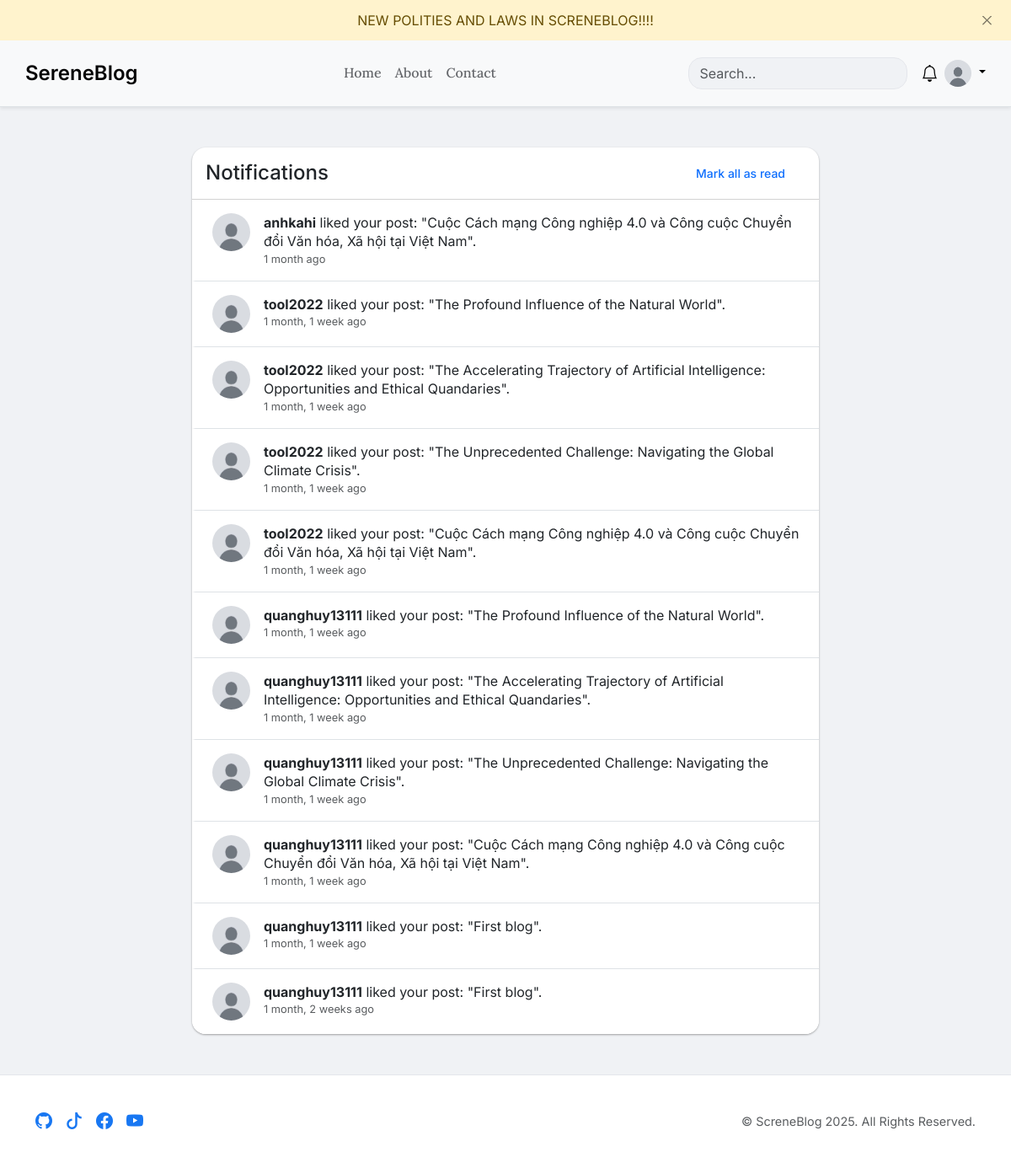
The app's page /notifications/ (signed in) with its own data.
### blog/models.py (models this page shows, shortened)
class Announcement(models.Model):
    LEVEL_CHOICES = [
        ('info', 'Info'),
        ('success', 'Success'),
        ('warning', 'Warning'),
        ('danger', 'Danger'),
    ]
    content = models.TextField(help_text="Nội dung của thông báo. Có thể sử dụng HTML.")
    level = models.CharField(max_length=10, choices=LEVEL_CHOICES, default='info', help_text="Kiểu thông báo (ảnh hưởng đến màu sắc).")
    link = models.URLField(blank=True, null=True, help_text="(Tùy chọn) Một liên kết mà người dùng có thể nhấp vào.")
    is_active = models.BooleanField(default=True, help_text="Chỉ những thông báo được kích hoạt mới được hiển thị.")
    created_at = models.DateTimeField(auto_now_add=True)
    class Meta:
        ordering = ['-created_at']

class Profile(models.Model):
    user = models.OneToOneField(User, on_delete=models.CASCADE, related_name='profile')
    bio = models.TextField(max_length=500, blank=True)
    avatar = models.ImageField(default='profile_pics/default.jpg', upload_to='profile_pics')
    avatar_thumbnail = ImageSpecField(source='avatar',
                                      processors=[ResizeToFill(150, 150)],
                                      format='JPEG',
                                      options={'quality': 90})

class Notification(models.Model):
    recipient = models.ForeignKey(settings.AUTH_USER_MODEL, on_delete=models.CASCADE, related_name='notifications')
    sender = models.ForeignKey(settings.AUTH_USER_MODEL, on_delete=models.CASCADE, related_name='sent_notifications')
    post = models.ForeignKey(Post, on_delete=models.CASCADE, null=True, blank=True, related_name='+') # Thông báo liên quan đến bài viết (like, etc.)
    comment = models.ForeignKey(Comment, on_delete=models.CASCADE, null=True, blank=True, related_name='+') # Bình luận trả lời
    verb = models.CharField(max_length=255)
    read = models.BooleanField(default=False)
    timestamp = models.DateTimeField(auto_now_add=True)
    class Meta:
        ordering = ('-timestamp',)

### blog/views.py (the view)
# urls.py: path('notifications/', views.notification_list, name='notification_list'),
@login_required
def notification_list(request):
    notifications = Notification.objects.filter(recipient=request.user).select_related('sender', 'comment__post')
    notifications.update(read=True)
    return render(request, 'blog/notifications.html', {'notifications': notifications})

### blog/context_processors.py (called while the page is built)
def notifications(request):
    if request.user.is_authenticated:
        all_notifications = Notification.objects.filter(recipient=request.user)\
                                                .select_related('sender', 'post', 'comment__post')\
                                                .order_by('-timestamp')
        unread_count = all_notifications.filter(read=False).count()
        latest_notifications_list = all_notifications[:5]
        return {
            'unread_notifications_count': unread_count,
            'latest_notifications': latest_notifications_list,
        }
    return {}

def active_announcement(request):
    announcement = Announcement.objects.filter(is_active=True).first()
    if announcement:
        dismissed_key = f'dismissed_announcement_{announcement.id}'
        if not request.session.get(dismissed_key, False):
            return {'active_announcement': announcement}
    return {}

### blog/templates/blog/notifications.html (shortened to what this page needs)
{% extends 'base.html' %}
{% load static %}
{% block content %}
<div class="col-lg-8 offset-lg-2">
    <div class="card">
        <div class="card-header bg-transparent d-flex justify-content-between align-items-center">
            <h2 class="h4 mb-0">Notifications</h2>
            <div class="card-header-actions">
                <button id="mark-all-read" class="btn btn-link btn-sm">Mark all as read</button>
            </div>
        </div>
        <div class="card-body p-0">
            <div class="list-group list-group-flush notification-list">
                {% for notification in notifications %}
                    {% if notification.comment and notification.comment.post or notification.post and not notification.comment %}
                        <div class="list-group-item {% if not notification.read %}unread{% endif %}" data-notification-id="{{ notification.id }}">
                            <div class="d-flex align-items-start">
                                <a href="{% url 'blog:public_user_profile' notification.sender.username %}">
                                    {% if notification.sender.profile.avatar_thumbnail %}
                                        <img src="{{ notification.sender.profile.avatar_thumbnail.url }}" alt="{{ notification.sender.username }}" class="rounded-circle notification-avatar me-3">
                                    {% endif %}
                                </a>
                                <div class="flex-grow-1">
                                    <div class="notification-body">
                                        <a href="{% if notification.comment %}{% url 'blog:post_detail' notification.comment.post.slug %}?comment_id={{ notification.comment.id }}#comment-{{ notification.comment.id }}{% else %}{% url 'blog:post_detail' notification.post.slug %}{% endif %}" class="text-decoration-none text-body">
                                            <strong>{{ notification.sender.username }}</strong> {{ notification.verb }}.
                                        </a>
                                    </div>
                                    <div class="notification-timestamp">{{ notification.timestamp|timesince }} ago</div>
                                </div>
                            </div>
                        </div>
                    {% endif %}
                {% empty %}
                    <div class="text-center p-5">
                        <img src="{% static 'blog/images/no-notifications.svg' %}" alt="No notifications" height="120" class="mb-3">
                        <h5 class="text-muted">All caught up!</h5>
                        <p class="text-muted">You have no new notifications.</p>
                    </div>
                {% endfor %}
            </div>
        </div>
    </div>
</div>
{% endblock %}

### blog/templates/base.html (shortened to what this page needs)
{% load static %}
{% load compress %}
<!DOCTYPE html>
<html lang="en">
<head>
    <link href="https://cdn.jsdelivr.net/npm/bootstrap@5.3.3/dist/css/bootstrap.min.css" rel="stylesheet">
    <link rel="stylesheet" href="https://cdn.jsdelivr.net/npm/bootstrap-icons@1.11.3/font/bootstrap-icons.min.css">
    {% compress css %}
        <link rel="stylesheet" href="{% static 'blog/css/style.css' %}">
    {% endcompress %}
</head>
<body>
    {% if active_announcement %}
    <div id="announcement-bar" class="alert alert-{{ active_announcement.level }} rounded-0 border-0 mb-0 text-center" role="alert" data-announcement-id="{{ active_announcement.id }}">
        <div class="container">
            {{ active_announcement.content|safe }}
            <button type="button" class="btn-close" aria-label="Close" id="close-announcement-btn"></button>
        </div>
    </div>
    {% endif %}
    {% block header %}
    <header class="sticky-top py-2 bg-body-tertiary border-bottom shadow-sm">
        <nav class="container navbar navbar-expand-lg align-items-center">
            <a class="navbar-brand" href="{% url 'blog:home' %}">SereneBlog</a>
            <div class="collapse navbar-collapse" id="navbarNav">
                <ul class="navbar-nav mx-auto mb-2 mb-lg-0">
                    <li class="nav-item"><a class="nav-link px-2" href="{% url 'blog:home' %}">Home</a></li>
                    <li class="nav-item"><a class="nav-link px-2" href="{% url 'blog:about' %}">About</a></li>
                    <li class="nav-item"><a class="nav-link px-2" href="{% url 'blog:contact' %}">Contact</a></li>
                </ul>
                <form class="d-flex me-3 position-relative" role="search" method="get" action="{% url 'blog:search' %}">
                    <input id="liveSearchInput" class="form-control" type="search" name="q" placeholder="Search..." aria-label="Search">
                </form>
                {% if user.is_authenticated %}
                <div class="dropdown text-end me-2">
                    <a href="#" class="d-block link-body-emphasis text-decoration-none" data-bs-toggle="dropdown" aria-expanded="false" aria-label="Notifications">
                        <i class="bi bi-bell fs-5"></i>
                    </a>
                </div>
                {% endif %}
                 <div class="d-flex align-items-center">
                    <div class="dropdown text-end">
                        {% if user.is_authenticated and user.profile.avatar %}
                        <a href="#" class="d-block link-body-emphasis text-decoration-none dropdown-toggle" data-bs-toggle="dropdown" aria-expanded="false" aria-label="User menu">
                            <img src="{{ user.profile.avatar_thumbnail.url }}" alt="{{ user.username }}'s avatar" width="32" height="32" class="rounded-circle">
                        </a>
                        {% endif %}
                    </div>
                </div>
            </div>
        </nav>
    </header>
    {% endblock %}
    {% block main_content %}
        <main class="container my-5">
            <div class="content-wrapper">
                {% block content %}{% endblock %}
            </div>
        </main>
    {% endblock main_content %}
    {% block footer %}
    <div class="toast-container position-fixed bottom-0 end-0 p-3">
    </div>
    {% include 'blog/_footer.html' %}
    {% endblock %}
</body>
</html>

### static/blog/css/style.css (style rules this page uses)
:root { --font-sans-serif: 'Inter', -apple-system, BlinkMacSystemFont, "Segoe UI", Roboto, "Helvetica Neue", Arial, sans-serif; --font-serif: 'Lora', Georgia, serif; --bg-color-light: #f0f2f5; --secondary-bg-color-light: #ffffff; --text-color-light: #050505; --secondary-text-color-light: #65676b; --border-color-light: #e4e6eb; --accent-color-light: #1877f2; --accent-color-hover-light: #166fe5; --shadow-light: 0 1px 3px rgba(0, 0, 0, 0.12), 0 1px 2px rgba(0, 0, 0, 0.24); --bg-color-dark: #18191a; --secondary-bg-color-dark: #242526; --text-color-dark: #f5f5f7; --secondary-text-color-dark: #b0b3b8; --border-color-dark: #3e4042; --accent-color-dark: #2e89ff; --accent-color-hover-dark: #1b74e4; --shadow-dark: 0 1px 2px rgba(0, 0, 0, 0.3); }
[data-bs-theme="light"] { --bg-color: var(--bg-color-light); --secondary-bg-color: var(--secondary-bg-color-light); --text-color: var(--text-color-light); --secondary-text-color: var(--secondary-text-color-light); --border-color: var(--border-color-light); --accent-color: var(--accent-color-light); --accent-color-hover: var(--accent-color-hover-light); --shadow: var(--shadow-light); --secondary-bg-color-rgb: 255, 255, 255; --accent-color-rgb: 24, 119, 242; }
body { font-family: var(--font-sans-serif); background-color: var(--bg-color); color: var(--text-color); transition: background-color 0.3s ease, color 0.3s ease; -webkit-font-smoothing: antialiased; -moz-osx-font-smoothing: grayscale; display: flex; flex-direction: column; min-height: 100vh; }
h1, h2, h3, h4, h5, h6, .navbar-brand { font-family: var(--font-sans-serif); font-weight: 700; color: var(--text-color); }
p, li { font-family: var(--font-serif); color: var(--secondary-text-color); line-height: 1.7; }
a { color: var(--accent-color); text-decoration: none; transition: color 0.2s ease; }
.card, .dropdown-menu, .form-control, .btn { border-radius: 16px; border: none; background-color: var(--secondary-bg-color); transition: all 0.3s ease; }
.card { box-shadow: var(--shadow); overflow: hidden; }
header { background-color: rgba(var(--secondary-bg-color-rgb), 0.8); backdrop-filter: blur(10px); -webkit-backdrop-filter: blur(10px); border-bottom: 1px solid rgba(var(--text-color-rgb, 0, 0, 0), 0.1); }
.navbar-brand { font-size: 1.5rem; font-weight: 600; }
.nav-link { font-weight: 500; color: var(--secondary-text-color); transition: color 0.2s ease; }
.form-control { background-color: var(--bg-color); border: 1px solid var(--border-color); }
main { flex: 1; }
.btn { padding: 0.75rem 1.5rem; font-weight: 600; border-radius: 2rem; border: none; transition: all 0.2s ease-in-out; }

### blog/templates/base.html (style rules this page uses)
#announcement-bar { padding: 0.75rem 1.25rem; position: relative; z-index: 1031; display: none; }
#announcement-bar .btn-close { position: absolute; top: 50%; right: 1.25rem; transform: translateY(-50%); }

### blog/templates/blog/notifications.html (style rules this page uses)
.notification-list .list-group-item { transition: background-color 0.2s ease-in-out; border-left: 4px solid transparent; padding: 1rem 1.25rem; }
.notification-avatar { width: 45px; height: 45px; object-fit: cover; }
.notification-body { line-height: 1.4; }
.notification-timestamp { font-size: 0.8rem; color: var(--bs-secondary-color); }
.btn-close { font-size: 0.7rem; }
.card-header-actions .btn-link { text-decoration: none; font-weight: 500; }

### records on screen
Announcement: content "NEW POLITIES AND LAWS IN SCRENEBLOG!!!!"
Notification: sender.profile.avatar_thumbnail (placeholder picture), sender.username "anhkahi", verb "liked your post: \"Cuộc Cách mạng Công nghiệp 4.0 và Công cuộc Chuyển đổi Văn hóa, Xã hội tại Việt Nam\"", timestamp "1 month"
Notification: sender.profile.avatar_thumbnail (placeholder picture), sender.username "tool2022", verb "liked your post: \"The Profound Influence of the Natural World\"", timestamp "1 month, 1 week"
Notification: sender.profile.avatar_thumbnail (placeholder picture), sender.username "tool2022", verb "liked your post: \"The Accelerating Trajectory of Artificial Intelligence: Opportunities and Ethical Quandaries\"", timestamp "1 month, 1 week"
Notification: sender.profile.avatar_thumbnail (placeholder picture), sender.username "tool2022", verb "liked your post: \"The Unprecedented Challenge: Navigating the Global Climate Crisis\"", timestamp "1 month, 1 week"
Notification: sender.profile.avatar_thumbnail (placeholder picture), sender.username "tool2022", verb "liked your post: \"Cuộc Cách mạng Công nghiệp 4.0 và Công cuộc Chuyển đổi Văn hóa, Xã hội tại Việt Nam\"", timestamp "1 month, 1 week"
Notification: sender.profile.avatar_thumbnail (placeholder picture), sender.username "quanghuy13111", verb "liked your post: \"The Profound Influence of the Natural World\"", timestamp "1 month, 1 week"
Notification: sender.profile.avatar_thumbnail (placeholder picture), sender.username "quanghuy13111", verb "liked your post: \"The Accelerating Trajectory of Artificial Intelligence: Opportunities and Ethical Quandaries\"", timestamp "1 month, 1 week"
Notification: sender.profile.avatar_thumbnail (placeholder picture), sender.username "quanghuy13111", verb "liked your post: \"The Unprecedented Challenge: Navigating the Global Climate Crisis\"", timestamp "1 month, 1 week"
Notification: sender.profile.avatar_thumbnail (placeholder picture), sender.username "quanghuy13111", verb "liked your post: \"Cuộc Cách mạng Công nghiệp 4.0 và Công cuộc Chuyển đổi Văn hóa, Xã hội tại Việt Nam\"", timestamp "1 month, 1 week"
Notification: sender.profile.avatar_thumbnail (placeholder picture), sender.username "quanghuy13111", verb "liked your post: \"First blog\"", timestamp "1 month, 1 week"
Notification: sender.profile.avatar_thumbnail (placeholder picture), sender.username "quanghuy13111", verb "liked your post: \"First blog\"", timestamp "1 month, 2 weeks"
